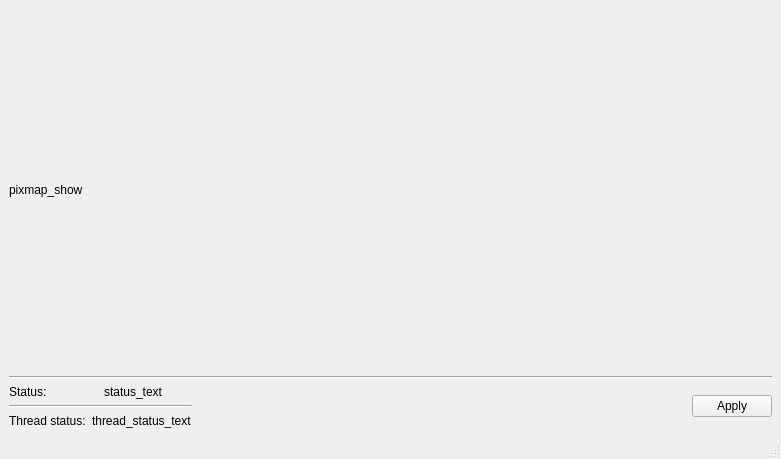
<?xml version="1.0" encoding="UTF-8"?>
<ui version="4.0">
 <class>MainWindow</class>
 <widget class="QMainWindow" name="MainWindow">
  <property name="geometry">
   <rect>
    <x>0</x>
    <y>0</y>
    <width>781</width>
    <height>459</height>
   </rect>
  </property>
  <property name="windowTitle">
   <string>MainWindow</string>
  </property>
  <widget class="QWidget" name="centralwidget">
   <layout class="QVBoxLayout" name="verticalLayout_2">
    <item>
     <widget class="QLabel" name="label">
      <property name="text">
       <string>pixmap_show</string>
      </property>
     </widget>
    </item>
    <item>
     <widget class="Line" name="line">
      <property name="orientation">
       <enum>Qt::Horizontal</enum>
      </property>
     </widget>
    </item>
    <item>
     <layout class="QHBoxLayout" name="horizontalLayout_3">
      <item>
       <layout class="QVBoxLayout" name="verticalLayout">
        <item>
         <layout class="QHBoxLayout" name="horizontalLayout_2">
          <item>
           <widget class="QLabel" name="label_2">
            <property name="text">
             <string>Status:</string>
            </property>
           </widget>
          </item>
          <item>
           <widget class="QLabel" name="label_status">
            <property name="text">
             <string>status_text</string>
            </property>
           </widget>
          </item>
         </layout>
        </item>
        <item>
         <widget class="Line" name="line_2">
          <property name="orientation">
           <enum>Qt::Horizontal</enum>
          </property>
         </widget>
        </item>
        <item>
         <layout class="QHBoxLayout" name="horizontalLayout">
          <item>
           <widget class="QLabel" name="label_3">
            <property name="text">
             <string>Thread status:</string>
            </property>
           </widget>
          </item>
          <item>
           <widget class="QLabel" name="label_thread_status">
            <property name="text">
             <string>thread_status_text</string>
            </property>
           </widget>
          </item>
         </layout>
        </item>
       </layout>
      </item>
      <item>
       <spacer name="horizontalSpacer">
        <property name="orientation">
         <enum>Qt::Horizontal</enum>
        </property>
        <property name="sizeHint" stdset="0">
         <size>
          <width>40</width>
          <height>20</height>
         </size>
        </property>
       </spacer>
      </item>
      <item>
       <widget class="QPushButton" name="button_apply">
        <property name="text">
         <string>Apply</string>
        </property>
       </widget>
      </item>
     </layout>
    </item>
   </layout>
  </widget>
  <widget class="QStatusBar" name="statusbar"/>
  <widget class="QMenuBar" name="menubar">
   <property name="geometry">
    <rect>
     <x>0</x>
     <y>0</y>
     <width>781</width>
     <height>20</height>
    </rect>
   </property>
  </widget>
 </widget>
 <resources/>
 <connections/>
</ui>
